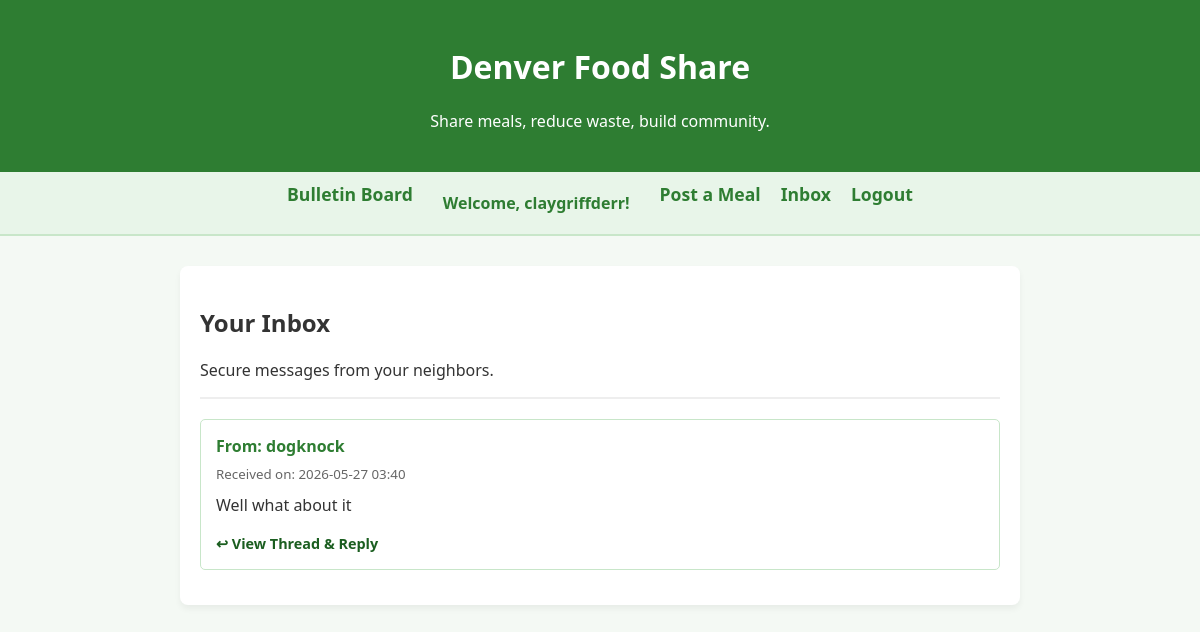
The page /inbox (signed in) on the database as committed earlier.
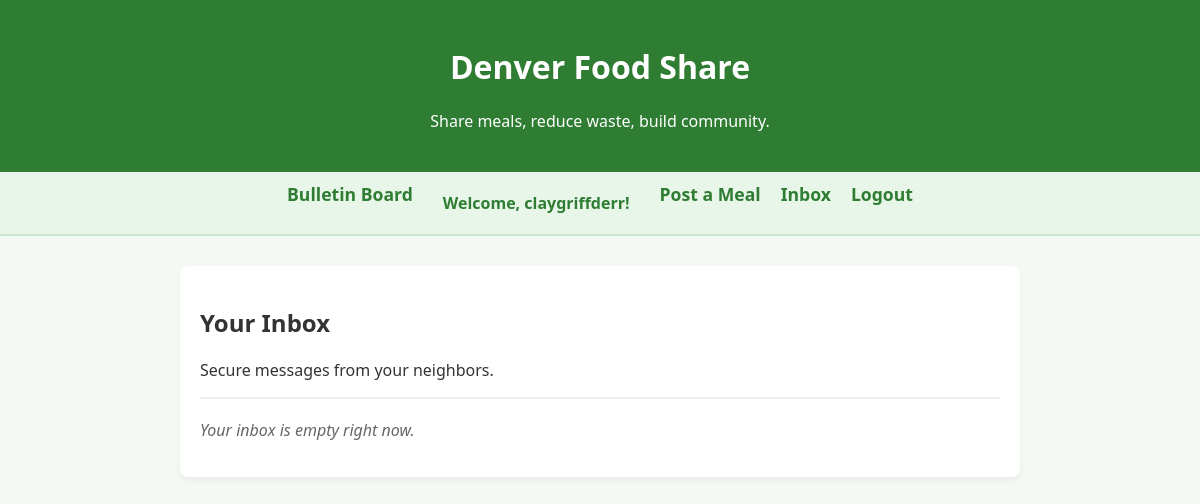
The same page on the database as committed later.
### app.py (models this page shows)
class User(db.Model, UserMixin):
    __tablename__ = 'users'
    id = db.Column(db.Integer, primary_key=True)
    username = db.Column(db.String(50), nullable=False, unique=True)
    email_encrypted = db.Column(db.String(255), nullable=False, unique=True)
    password_hash = db.Column(db.String(255), nullable=False)
    latitude = db.Column(db.Float, nullable=True)
    longitude = db.Column(db.Float, nullable=True)

class Message(db.Model):
    __tablename__ = 'messages'
    id = db.Column(db.Integer, primary_key=True)
    sender_id = db.Column(db.Integer, db.ForeignKey('users.id'), nullable=False)
    receiver_id = db.Column(db.Integer, db.ForeignKey('users.id'), nullable=False)
    content = db.Column(db.Text, nullable=False)
    timestamp = db.Column(db.DateTime, default=lambda: datetime.now(timezone.utc))
    is_read = db.Column(db.Boolean, default=False)
    sender = db.relationship('User', foreign_keys=[sender_id], backref='sent_messages')
    receiver = db.relationship('User', foreign_keys=[receiver_id], backref='received_messages')

### app.py (the view)
@app.route('/inbox')
@login_required
def inbox():
    my_messages = Message.query.filter_by(receiver_id=current_user.id).order_by(Message.timestamp.desc()).all()
    return render_template('inbox.html', messages=my_messages)

### app.py (called while the page is built)
@login_manager.user_loader
def load_user(user_id):
    return User.query.get(int(user_id))

### templates/inbox.html
{% extends 'base.html' %}
{% block content %}
    <h2>Your Inbox</h2>
    <p>Secure messages from your neighbors.</p>
    <hr style="border: 1px solid #eee; margin-bottom: 20px;">
    {% if messages %}
        {% for message in messages %}
        <div style="border: 1px solid #c8e6c9; padding: 15px; border-radius: 5px; margin-bottom: 15px; background: {% if not message.is_read %}#f4f9f4{% else %}white{% endif %};">
            <h4 style="margin-top: 0; color: #2e7d32; margin-bottom: 5px;">From: {{ message.sender.username }}</h4>
            <small style="color: #666;">Received on: {{ message.timestamp.strftime('%Y-%m-%d %H:%M') }}</small>
            <p style="margin-top: 10px;">{{ message.content }}</p>
            <a <a href="/conversation/{{ message.sender.id }}" style="text-decoration: none; color: #1b5e20; font-weight: bold; font-size: 0.9rem;">↩ View Thread & Reply</a>
        </div>
        {% endfor %}
    {% else %}
        <p style="color: #666; font-style: italic;">Your inbox is empty right now.</p>
    {% endif %}
{% endblock %}

### templates/base.html (shortened to what this page needs)
<!DOCTYPE html>
<html lang="en">
<head>
    <link rel="stylesheet" href="https://unpkg.com/leaflet@1.9.4/dist/leaflet.css" />
</head>
<body>
    <header>
        <h1>Denver Food Share</h1>
        <p>Share meals, reduce waste, build community.</p>
    </header>
    <nav>
        <a href="/">Bulletin Board</a>
        {% if current_user.is_authenticated %}
            <span style="color: #2e7d32; font-weight: bold; padding: 10px;">Welcome, {{ current_user.username }}!</span>
            <a href="/create_post">Post a Meal</a>
            <a href="/inbox">Inbox</a>
            <a href="/logout">Logout</a>
        {% else %}
            <a href="/login">Login</a>
            <a href="/register">Sign Up</a>
        {% endif %}
    </nav>
    <div class="container">
        {% block content %}{% endblock %}
    </div>
</body>
</html>

### templates/base.html (style rules this page uses)
body { font-family: 'Segoe UI', Tahoma, Geneva, Verdana, sans-serif; margin: 0; padding: 0; background-color: #f4f9f4; color: #333; }
header { background-color: #2e7d32; color: white; padding: 1.5rem; text-align: center; }
nav { display: flex; justify-content: center; gap: 20px; padding: 10px; background: #e8f5e9; border-bottom: 2px solid #c8e6c9; }
nav a { text-decoration: none; color: #2e7d32; font-weight: bold; font-size: 1.1rem; transition: color 0.2s; }
.container { max-width: 800px; margin: 30px auto; padding: 20px; background: white; border-radius: 8px; box-shadow: 0 4px 6px rgba(0,0,0,0.05); }

Rows that differ between the two databases and show on the page:
removed Message: sender.username "dogknock", timestamp "2026-05-27 03:40", content "Well what about it"
Other text that changed with them:
text now shown: "Your inbox is empty right now."
